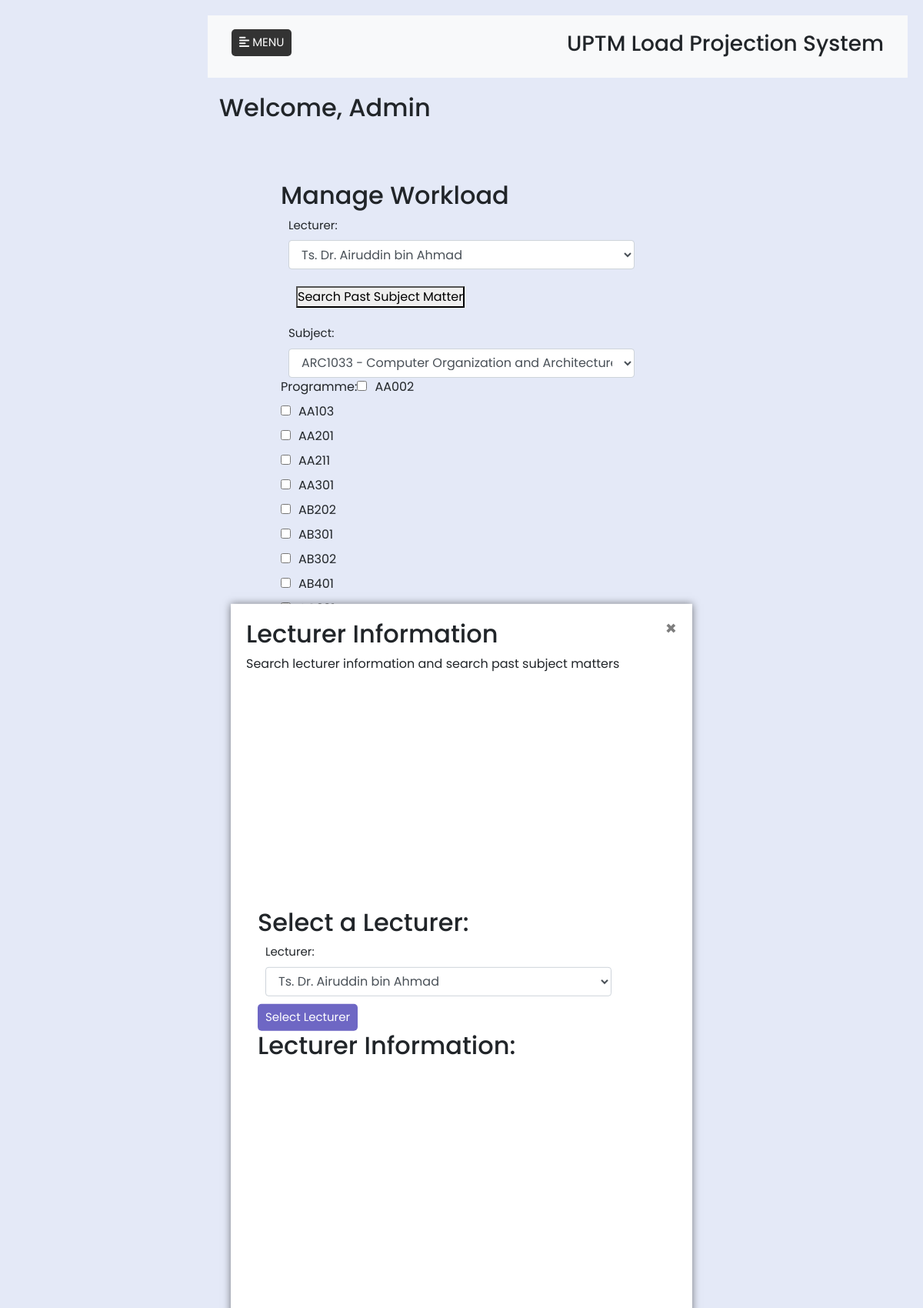
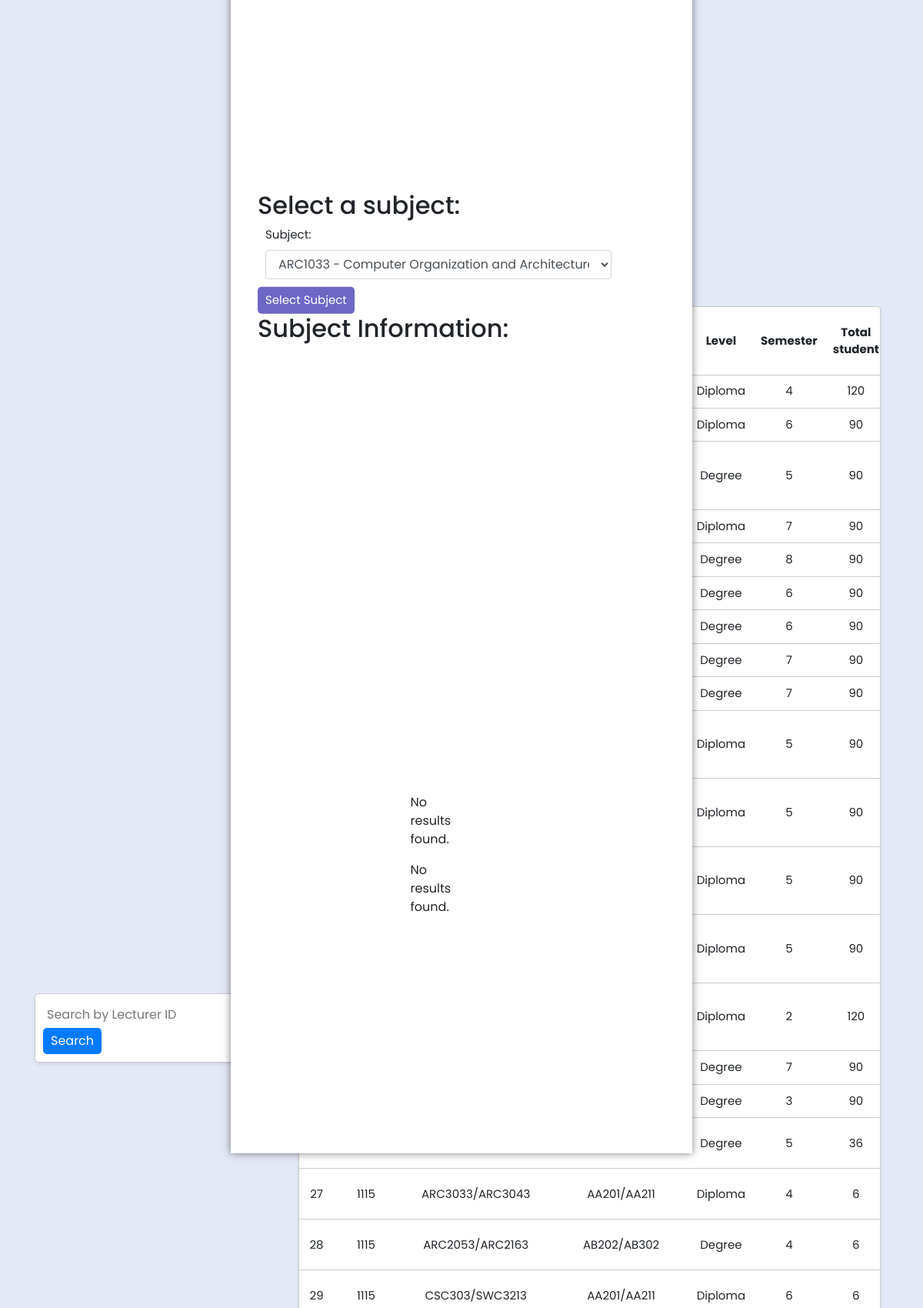
/simple_php_system/basicworkloadmanagement.php (upper part), run on the app's committed database (2 pictures, top to bottom).
### tables this page shows
CREATE TABLE `programme` (
  `programme` varchar(100) NOT NULL,
  `programmeName` varchar(100) NOT NULL
);

CREATE TABLE `workload` (
  `No` int(200) NOT NULL,
  `lecturerID` varchar(100) NOT NULL,
  `subjectCode` varchar(100) NOT NULL,
  `programme` varchar(100) NOT NULL,
  `level` varchar(100) NOT NULL,
  `semester` varchar(100) NOT NULL,
  `totalStudent` int(200) NOT NULL,
  `totalContactHours` int(30) NOT NULL,
  `mentor` int(10) NOT NULL,
  `supervising` int(10) NOT NULL,
  `totalWorkload` int(100) NOT NULL,
  `teachingPeriod` varchar(100) NOT NULL,
  `otherRoles` varchar(100) NOT NULL,
  `session` varchar(100) NOT NULL
);

### simple_php_system/basicworkloadmanagement.php (the view, shortened to what this page needs)
<!DOCTYPE html>
<html lang="en">
<head>
    <?php include ("dashboard.php"); ?>
    <link rel="stylesheet" href="https://maxcdn.bootstrapcdn.com/bootstrap/4.5.2/css/bootstrap.min.css">
    <link rel="stylesheet" href="style/style.css">
</head>
<body>
<div class="popup" id="popup">
    <span class="close" onclick="closePopup()">&times;</span>
    <h2>Lecturer Information</h2>
    <p>Search lecturer information and search past subject matters</p>
    <div class="container mt-5">
        <div class="row">
            <div class="col-md-10">
                <h2>Select a Lecturer:</h2>
                <form action="" method="post">
                <div class="form-group">
                    <label for="lecturerID">Lecturer:</label>
                    <select class="form-control" id="lecturerIDlist" name="lecturerIDlist">
                    <?php
                    $result = mysqli_query($con, "SELECT lecturerID, lecturerName, lecturerGrade, lecturerQualification FROM lecturer");
                    if (mysqli_num_rows($result) > 0) {
                    while ($row = mysqli_fetch_assoc($result)) {
                        echo '<option value="' . $row['lecturerID'] . '">' . $row['lecturerName'] . '</option>';
                    }
                    } else {
                    echo '<option value="">No Lecturers Found</option>';
                    }
                    ?>
                    </select>
                </div>
                <button type="submit" class="btn btn-primary" name="submit">Select Lecturer</button>
                </form>
                </div>
                <div class="col-md-8">
                <h2>Lecturer Information:</h2>
            </div>
        </div>
    </div>
    <div class="container mt-5">
        <div class="row">
            <div class="col-md-10">
                <h2>Select a subject:</h2>
                <form action="" method="post">
                <div class="form-group">
                <label for="subjectCode">Subject:</label>
                <select class="form-control" id="subjectCodelist" name="subjectCodelist">
                <?php
                $result = mysqli_query($con, "SELECT subjectCode, subjectName, contactHours FROM subject");
                if (mysqli_num_rows($result) > 0) {
                while ($row = mysqli_fetch_assoc($result)) {
                    $subjectCode = $row['subjectCode'];
                    $subjectName = $row['subjectName'];
                    echo '<option value="' . $subjectCode . '|' . $subjectName . '">' . $subjectCode . ' - ' . $subjectName . '</option>';
                }
                } else {
                echo '<option value="">No subject found</option>';
                }
                ?>
                </select>
                </div>
                <button type="submit" class="btn btn-primary" name="Submit">Select Subject</button>
                </form>
                </div>
                <div class="col-md-8">
                <h2>Subject Information:</h2>
            </div>
        </div>
    </div>
        <div class="container mt-5">
            <div class="row">
                <div class="col-md-4">
                <?php
                if (!empty($allResults)) {
                echo "<h2>Search by Subject Code</h2>";
                echo "<table border='2'>";
                echo "<tr><th>Subject Code</th><th>Past Lecturers</th><th>Subject Name</th></tr>";
                foreach ($allResults as $result) {
                echo "<tr>";
                echo "<td>" . $result['subjectCode'] . "</td>";
                echo "<td>" . $result['lecturerName'] . "</td>";
                echo "<td>" . $result['subjectName'] . "</td>";
                echo "</tr>";
                }
                echo "</table>";
                } else {
                echo "<p>No results found.</p>";
                }
                if (!empty($allResults)) {
                echo "<h2>Search by Subject Name</h2>";
                echo "<table border='2'>";
                echo "<tr><th>Subject Code</th><th>Past Lecturers</th><th>Subject Name</th></tr>";
                foreach ($allResults as $result) {
                echo "<tr>";
                echo "<td>" . $result['subjectCode'] . "</td>";
                echo "<td>" . $result['lecturerName'] . "</td>";
                echo "<td>" . $result['subjectName'] . "</td>";
                echo "</tr>";
                }
                echo "</table>";
                } else {
                echo "<p>No results found.</p>";
                }
                ?>
        </div>
    </div>
</div>
            </div>
    <div class="container mt-5">
            <div class="row">
                <div class="col-md-8">
                    <h2>Manage Workload</h2>
                    <form action="" method="post" id="formLoad">
                    <div class="form-group">
                            <label for="lecturerID">Lecturer:</label>
                            <select class="form-control" id="lecturerIDlist" name="lecturerIDlist">
                            <?php
                                $result = mysqli_query($con, "SELECT lecturerID, lecturerName, lecturerGrade, lecturerQualification FROM lecturer");
                                if (mysqli_num_rows($result) > 0) {
                                    while ($row = mysqli_fetch_assoc($result)) {
                                        echo '<option value="' . $row['lecturerID'] . '">' . $row['lecturerName'] . '</option>';
                                    }
                                } else {
                                    echo '<option value="">No Lecturers Found</option>';
                                }
                                ?>
                            </select>
                        </div>
                        <div class="search-past">
                        <button onclick="openPopup()">Search Past Subject Matter</button>
                        </div>
                        <div class="form-group">
                            <label for="subjectCode">Subject:</label>
                        <select class="form-control" id="subjectCodelist" name="subjectCodelist">
                                <?php
                                $result = mysqli_query($con, "SELECT subjectCode, subjectName, contactHours FROM subject");
                                if (mysqli_num_rows($result) > 0) {
                                    while ($row = mysqli_fetch_assoc($result)) {
                                        $subjectCode = $row['subjectCode'];
                                        $subjectName = $row['subjectName'];
                                        echo '<option value="' . $subjectCode .'">' . $subjectCode . ' - ' . $subjectName . '</option>';
                                    }
                                } else {
                                    echo '<option value="">No subject found</option>';
                                }
                                ?>
                            </select>
                            </div>
                            <div class="mb-1">
                                <?php
                                $sql = "SELECT * FROM programme";
                                $result = mysqli_query($con, $sql);
                                echo '<div class="mb-1">';
                                echo '<label for="selectedSubjects" class="form-label">Programme:</label>';
                                while ($row = mysqli_fetch_assoc($result)) {
                                    $programme = $row['programme'];
                                    echo '<label>';
                                    echo '<input type="checkbox" name="selectedSubjects[]" class="course-checkbox" value="' . $programme . '">';
                                    echo $programme;
                                    echo '</label><br>';
                                }
                                echo '</div>';
                                ?>
                            </div>
                        <div class="mb-1">
                            <label for="level" class="form-label">Level:</label>
                            <p>Selected Value: <span id="selected-level" name= "selected-level"></span></p>
                        </div>
                        <div class="mb-1">
                            <label for="semester" class="form-label">Semester:</label>
                            <p>Selected Value: <span id="selected-semester" name="selected-semester"></span></p>
                        </div>
                        <div class="mb-1">
                            <label for="totalStudent" class="form-label">Total Student</label>
                            <p>Suggested Sections: <span id="sectionSuggestion"></span></p>
                        </div>
                        <div class="mb-1">
                            <label for="totalContactHours" class="form-label">Total Contact Hours</label>
                        </div>
                        <div class="mb-3">
                        <label for="" class="form-label">Mentor: </label>
                        </div>
                        <div class="mb-1">
                        <label for="" class="form-label">Supervising: </label>
                        </div>
                        <div class="mb-1">
                            <label for="totalWorkload" class="form-label">Total Workload</label>
                        </div>
                        <div class="mb-1">
                            <label for="teachingPeriod" class="form-label">Teaching Period</label>
                        </div>
                        <h3>User Roles</h3>
                        <div class="roles-container">
                            <div class="role-input">
                                <label for="role1">Role 1:</label>
                            </div>
                        </div>
                        <div class="button-role">
                        <button type="button" id="add-role">+ Add Another Role</button>
                        </div>
                        <button type="submit" class="btn btn-primary" id="submit" name="submit">Add</button>
                        <button type="submit" class="btn btn-danger" id="deleteWorkload" name="DeleteWorkload">Delete</button>
                        <button type="submit" class="btn btn-warning" name="updateWorkload">Update</button>
                    </form>
                </div>
            </div>
        </div>
            <div class="container">
                <div class="search-bar">
                    <link rel="stylesheet" href="https://cdnjs.cloudflare.com/ajax/libs/font-awesome/6.0.0-beta3/css/all.min.css">
                <?php
                    $query = "SELECT * FROM workload";
                    $result = mysqli_query($con, $query);
                    ?>
                <form method="post" action="">
                <input type="text" name="search" placeholder="Search by Lecturer ID">
                <button type="submit">Search</button>
                </form>
                </div>
                <div class="table-container" id="tabulate" name="tabulate">
        <table>
            <thead>
                <tr>
                    <th>No.                </th>
                    <th>Lecturer ID        </th>
                    <th>Subject Code       </th>
                    <th>Programme          </th>
                    <th>Level              </th>
                    <th>Semester           </th>
                    <th>Total student      </th>
                </tr>
            </thead>
            <tbody>
                <tr>
                <?php
                    while ($row = mysqli_fetch_assoc($result)) {
                        echo "<tr>";
                        echo "<td>" . $row['No'] ."</td>";
                        echo "<td>" . $row['lecturerID'] . "</td>";
                        echo "<td>" . $row['subjectCode'] . "</td>";
                        echo "<td>" . $row['programme'] . "</td>";
                        echo "<td>" . $row['level'] . "</td>";
                        echo "<td>" . $row['semester'] . "</td>";
                        echo "<td>" . $row['totalStudent'] . "</td>";
                        echo "</tr>";
                    }
                    ?>
                    </tbody>
                </table>
            </div>
        </div>
</body>
</html>

### simple_php_system/style/style.css (style rules this page uses)
* { padding: 0; margin: 0; box-sizing: border-box; font-family: 'Poppins', sans-serif; }
body { background: #e4e9f7; }
.container { display: flex; align-items: center; justify-content: center; min-height: 90vh; }
.course-checkbox { margin-right: 10px; }
.button-role { margin-left: 5px; margin-right: 5px; padding : 10px; }
.form-group { width: 450px; margin: 0px 10px; font-size: 15px; }
.btn { height: 35px; background: rgba(76, 68, 182, 0.808); border: 0; border-radius: 5px; color: #fff; font-size: 15px; cursor: pointer; transition: all .3s; margin-top: 10px; padding: 0px 10px; }
.search-bar { width: 30%; padding: 10px; background-color: #fff; border: 1px solid #ccc; border-radius: 5px; box-shadow: 0 2px 4px rgba(0, 0, 0, 0.1); }
.search-bar form { display: inline-block; }
.search-bar input[type="text"] { flex-grow: 1; padding: 5px; border: none; outline: none; }
.search-bar button { padding: 5px 10px; background-color: #007bff; color: #fff; border: none; border-radius: 5px; cursor: pointer; }
.table-container { margin-left: 20px; width: 100%; background-color: #fff; border: 1px solid #ccc; border-radius: 5px; box-shadow: 0 2px 4px rgba(0, 0, 0, 0.1); }
table { width: 40%; border-collapse: collapse; }
table th, table td { padding: 10px; text-align: center; border-bottom: 1px solid #ccc; }

### simple_php_system/basicworkloadmanagement.php (style rules this page uses)
.popup { position: fixed; top: 50%; left: 50%; transform: translate(-50%, -50%); background-color: #fff; padding: 20px; box-shadow: 0 0 10px rgba(0, 0, 0, 0.5); z-index: 2; max-height: 70%; overflow-y: auto; }
.search-past { margin-top: 2px; margin-bottom: 2px; padding: 20px; }
.button-role { margin-right: 3px; margin-bottom: 3px; margin-left: auto; }
.table-container { display: flex; overflow-x: auto; justify-content: space-between; width: 100%; max-width: 10000px; margin: 10px; font-size: 15px; }

### data on the page
programme: programme "AA002"
programme: programme "AA103"
programme: programme "AA201"
programme: programme "AA211"
programme: programme "AA301"
programme: programme "AB202"
programme: programme "AB301"
programme: programme "AB302"
programme: programme "AB401"
workload: level "Diploma", semester "4", totalStudent "120"
workload: level "Diploma", semester "6", totalStudent "90"
workload: level "Degree", semester "5", totalStudent "90"
workload: level "Diploma", semester "7", totalStudent "90"
workload: level "Degree", semester "8", totalStudent "90"
workload: level "Degree", semester "6", totalStudent "90"
workload: level "Degree", semester "6", totalStudent "90"
workload: level "Degree", semester "7", totalStudent "90"
workload: level "Degree", semester "7", totalStudent "90"
workload: level "Diploma", semester "5", totalStudent "90"
workload: level "Diploma", semester "5", totalStudent "90"
workload: level "Diploma", semester "5", totalStudent "90"
workload: level "Diploma", semester "5", totalStudent "90"
workload: level "Diploma", semester "2", totalStudent "120"
workload: level "Degree", semester "7", totalStudent "90"
workload: level "Degree", semester "3", totalStudent "90"
workload: level "Degree", semester "5", totalStudent "36"
workload: No "27", lecturerID "1115", subjectCode "ARC3033/ARC3043", programme "AA201/AA211", level "Diploma", semester "4", totalStudent "6"
workload: No "28", lecturerID "1115", subjectCode "ARC2053/ARC2163", programme "AB202/AB302", level "Degree", semester "4", totalStudent "6"
workload: No "29", lecturerID "1115", subjectCode "CSC303/SWC3213", programme "AA201/AA211", level "Diploma", semester "6", totalStudent "6"

### other printed values
form field lecturerIDlist "Ts. Dr. Airuddin bin Ahmad"
form field subjectCodelist "ARC1033 - Computer Organization and Architecture"
